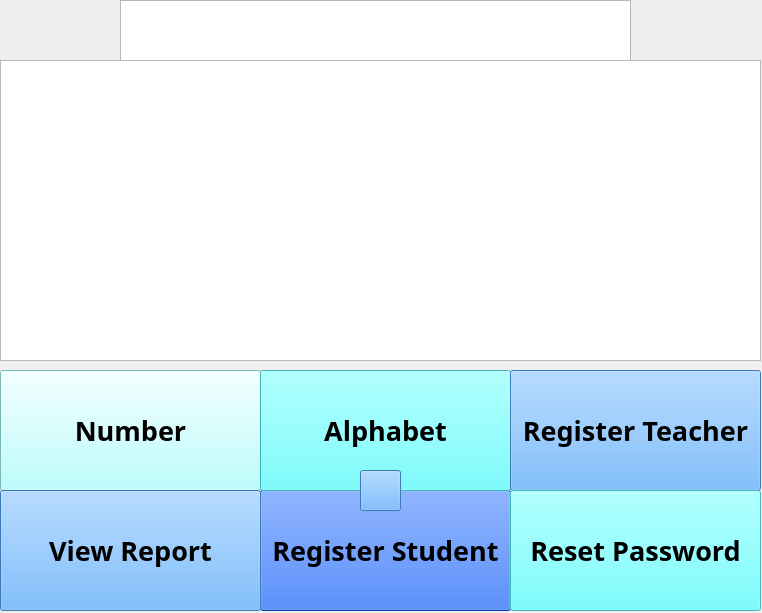
<?xml version="1.0" encoding="UTF-8"?>
<ui version="4.0">
 <class>TeacherDash</class>
 <widget class="QMainWindow" name="TeacherDash">
  <property name="geometry">
   <rect>
    <x>0</x>
    <y>0</y>
    <width>762</width>
    <height>613</height>
   </rect>
  </property>
  <property name="windowTitle">
   <string>Teacher</string>
  </property>
  <widget class="QWidget" name="centralwidget">
   <widget class="QPushButton" name="Tbutton4">
    <property name="geometry">
     <rect>
      <x>260</x>
      <y>490</y>
      <width>251</width>
      <height>121</height>
     </rect>
    </property>
    <property name="font">
     <font>
      <family>Segoe UI Semibold</family>
      <pointsize>20</pointsize>
      <weight>75</weight>
      <bold>true</bold>
     </font>
    </property>
    <property name="styleSheet">
     <string notr="true">background-color: rgb(0, 85, 255);</string>
    </property>
    <property name="text">
     <string>Register Student</string>
    </property>
    <property name="default">
     <bool>false</bool>
    </property>
   </widget>
   <widget class="QPushButton" name="Tbutton1">
    <property name="geometry">
     <rect>
      <x>0</x>
      <y>370</y>
      <width>261</width>
      <height>121</height>
     </rect>
    </property>
    <property name="font">
     <font>
      <family>Segoe UI Semibold</family>
      <pointsize>20</pointsize>
      <weight>75</weight>
      <bold>true</bold>
     </font>
    </property>
    <property name="autoFillBackground">
     <bool>false</bool>
    </property>
    <property name="styleSheet">
     <string notr="true">background-color: rgb(170, 255, 255);</string>
    </property>
    <property name="text">
     <string>Number</string>
    </property>
    <property name="default">
     <bool>false</bool>
    </property>
   </widget>
   <widget class="QPushButton" name="Tbutton2">
    <property name="geometry">
     <rect>
      <x>260</x>
      <y>370</y>
      <width>251</width>
      <height>121</height>
     </rect>
    </property>
    <property name="font">
     <font>
      <family>Segoe UI Semibold</family>
      <pointsize>20</pointsize>
      <weight>75</weight>
      <bold>true</bold>
     </font>
    </property>
    <property name="styleSheet">
     <string notr="true">background-color: rgb(85, 255, 255);</string>
    </property>
    <property name="text">
     <string>Alphabet</string>
    </property>
    <property name="default">
     <bool>false</bool>
    </property>
   </widget>
   <widget class="QPushButton" name="Tbutton3">
    <property name="geometry">
     <rect>
      <x>0</x>
      <y>490</y>
      <width>261</width>
      <height>121</height>
     </rect>
    </property>
    <property name="font">
     <font>
      <family>Segoe UI Semibold</family>
      <pointsize>20</pointsize>
      <weight>75</weight>
      <bold>true</bold>
     </font>
    </property>
    <property name="styleSheet">
     <string notr="true">background-color: rgb(85, 170, 255);</string>
    </property>
    <property name="text">
     <string>View Report</string>
    </property>
    <property name="default">
     <bool>false</bool>
    </property>
   </widget>
   <widget class="QPushButton" name="HomeButton2">
    <property name="geometry">
     <rect>
      <x>360</x>
      <y>470</y>
      <width>41</width>
      <height>41</height>
     </rect>
    </property>
    <property name="autoFillBackground">
     <bool>false</bool>
    </property>
    <property name="styleSheet">
     <string notr="true">background-color: rgb(85, 170, 255);</string>
    </property>
    <property name="text">
     <string/>
    </property>
    <property name="icon">
     <iconset>
      <normaloff>house-icon.png</normaloff>house-icon.png</iconset>
    </property>
    <property name="iconSize">
     <size>
      <width>40</width>
      <height>40</height>
     </size>
    </property>
    <property name="autoDefault">
     <bool>true</bool>
    </property>
   </widget>
   <widget class="QGraphicsView" name="graphicsView">
    <property name="geometry">
     <rect>
      <x>0</x>
      <y>60</y>
      <width>761</width>
      <height>301</height>
     </rect>
    </property>
    <property name="styleSheet">
     <string notr="true">background-image: url(mysaline-asl.jpg);</string>
    </property>
   </widget>
   <widget class="QGraphicsView" name="graphicsView_3">
    <property name="geometry">
     <rect>
      <x>120</x>
      <y>0</y>
      <width>511</width>
      <height>61</height>
     </rect>
    </property>
    <property name="styleSheet">
     <string notr="true">border-image: url(cooltext372373214987174.png);</string>
    </property>
   </widget>
   <widget class="QPushButton" name="register_2">
    <property name="geometry">
     <rect>
      <x>510</x>
      <y>370</y>
      <width>251</width>
      <height>121</height>
     </rect>
    </property>
    <property name="font">
     <font>
      <family>Segoe UI Semibold</family>
      <pointsize>20</pointsize>
      <weight>75</weight>
      <bold>true</bold>
     </font>
    </property>
    <property name="autoFillBackground">
     <bool>false</bool>
    </property>
    <property name="styleSheet">
     <string notr="true">background-color: rgb(85, 170, 255);</string>
    </property>
    <property name="text">
     <string>Register Teacher</string>
    </property>
    <property name="default">
     <bool>false</bool>
    </property>
   </widget>
   <widget class="QPushButton" name="resetpass">
    <property name="geometry">
     <rect>
      <x>510</x>
      <y>490</y>
      <width>251</width>
      <height>121</height>
     </rect>
    </property>
    <property name="font">
     <font>
      <family>Segoe UI Semibold</family>
      <pointsize>20</pointsize>
      <weight>75</weight>
      <bold>true</bold>
     </font>
    </property>
    <property name="styleSheet">
     <string notr="true">background-color: rgb(85, 255, 255);</string>
    </property>
    <property name="text">
     <string>Reset Password</string>
    </property>
    <property name="default">
     <bool>false</bool>
    </property>
   </widget>
  </widget>
 </widget>
 <resources/>
 <connections/>
</ui>
